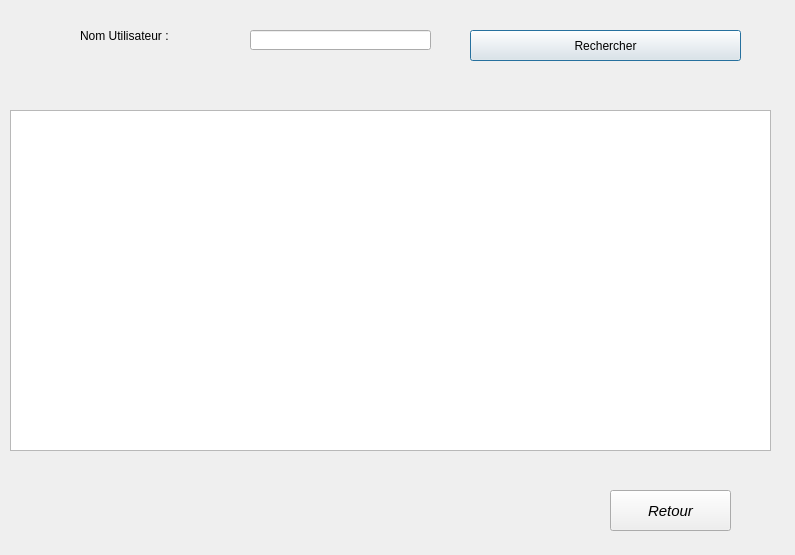
<?xml version="1.0" encoding="UTF-8"?>
<ui version="4.0">
 <class>finduser</class>
 <widget class="QDialog" name="finduser">
  <property name="geometry">
   <rect>
    <x>0</x>
    <y>0</y>
    <width>795</width>
    <height>555</height>
   </rect>
  </property>
  <property name="windowTitle">
   <string>Rechercher</string>
  </property>
  <widget class="QPushButton" name="btnFind">
   <property name="geometry">
    <rect>
     <x>470</x>
     <y>30</y>
     <width>271</width>
     <height>31</height>
    </rect>
   </property>
   <property name="text">
    <string>Rechercher</string>
   </property>
  </widget>
  <widget class="QLineEdit" name="txtTourstfName">
   <property name="geometry">
    <rect>
     <x>250</x>
     <y>30</y>
     <width>181</width>
     <height>20</height>
    </rect>
   </property>
  </widget>
  <widget class="QTableView" name="tableView">
   <property name="geometry">
    <rect>
     <x>10</x>
     <y>110</y>
     <width>761</width>
     <height>341</height>
    </rect>
   </property>
  </widget>
  <widget class="QLabel" name="label">
   <property name="geometry">
    <rect>
     <x>80</x>
     <y>10</y>
     <width>131</width>
     <height>51</height>
    </rect>
   </property>
   <property name="text">
    <string>Nom Utilisateur : </string>
   </property>
  </widget>
  <widget class="QPushButton" name="Retour">
   <property name="geometry">
    <rect>
     <x>610</x>
     <y>490</y>
     <width>121</width>
     <height>41</height>
    </rect>
   </property>
   <property name="font">
    <font>
     <pointsize>11</pointsize>
     <italic>true</italic>
    </font>
   </property>
   <property name="text">
    <string>Retour</string>
   </property>
  </widget>
 </widget>
 <resources/>
 <connections/>
</ui>
